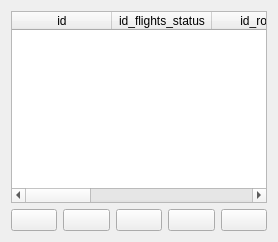
                <widget class="QWidget" name="page_data_base_flights">
                 <layout class="QGridLayout" name="gridLayout_38">
                  <item row="1" column="0">
                   <layout class="QHBoxLayout" name="horizontalLayout_11">
                    <item>
                     <widget class="QPushButton" name="btn_back_flights">
                      <property name="text">
                       <string/>
                      </property>
                      <property name="icon">
                       <iconset resource="../resources/res.qrc">
                        <normaloff>:/icon/icons/arrow-small-left.png</normaloff>:/icon/icons/arrow-small-left.png</iconset>
                      </property>
                      <property name="iconSize">
                       <size>
                        <width>30</width>
                        <height>50</height>
                       </size>
                      </property>
                      <property name="checkable">
                       <bool>true</bool>
                      </property>
                     </widget>
                    </item>
                    <item>
                     <widget class="QPushButton" name="btn_search_flights">
                      <property name="text">
                       <string/>
                      </property>
                      <property name="icon">
                       <iconset resource="../resources/res.qrc">
                        <normaloff>:/icon/icons/search.png</normaloff>:/icon/icons/search.png</iconset>
                      </property>
                      <property name="iconSize">
                       <size>
                        <width>30</width>
                        <height>50</height>
                       </size>
                      </property>
                     </widget>
                    </item>
                    <item>
                     <widget class="QPushButton" name="btn_edit_flights">
                      <property name="text">
                       <string/>
                      </property>
                      <property name="icon">
                       <iconset resource="../resources/res.qrc">
                        <normaloff>:/icon/icons/pencil.png</normaloff>:/icon/icons/pencil.png</iconset>
                      </property>
                      <property name="iconSize">
                       <size>
                        <width>30</width>
                        <height>50</height>
                       </size>
                      </property>
                     </widget>
                    </item>
                    <item>
                     <widget class="QPushButton" name="btn_insert_flights">
                      <property name="text">
                       <string/>
                      </property>
                      <property name="icon">
                       <iconset resource="../resources/res.qrc">
                        <normaloff>:/icon/icons/icons8-plus-24 (2).png</normaloff>:/icon/icons/icons8-plus-24 (2).png</iconset>
                      </property>
                      <property name="iconSize">
                       <size>
                        <width>50</width>
                        <height>50</height>
                       </size>
                      </property>
                     </widget>
                    </item>
                    <item>
                     <widget class="QPushButton" name="btn_delete_flights">
                      <property name="text">
                       <string/>
                      </property>
                      <property name="icon">
                       <iconset resource="../resources/res.qrc">
                        <normaloff>:/icon/icons/icons8-trash-50 (1).png</normaloff>:/icon/icons/icons8-trash-50 (1).png</iconset>
                      </property>
                      <property name="iconSize">
                       <size>
                        <width>30</width>
                        <height>50</height>
                       </size>
                      </property>
                     </widget>
                    </item>
                   </layout>
                  </item>
                  <item row="0" column="0">
                   <widget class="QTableWidget" name="table_flights">
                    <column>
                     <property name="text">
                      <string>id</string>
                     </property>
                    </column>
                    <column>
                     <property name="text">
                      <string>id_flights_status</string>
                     </property>
                    </column>
                    <column>
                     <property name="text">
                      <string>id_route</string>
                     </property>
                    </column>
                    <column>
                     <property name="text">
                      <string>id_time</string>
                     </property>
                    </column>
                    <column>
                     <property name="text">
                      <string>id_date</string>
                     </property>
                    </column>
                    <column>
                     <property name="text">
                      <string>id_plane</string>
                     </property>
                    </column>
                    <column>
                     <property name="text">
                      <string>id_gate</string>
                     </property>
                    </column>
                   </widget>
                  </item>
                 </layout>
                </widget>
